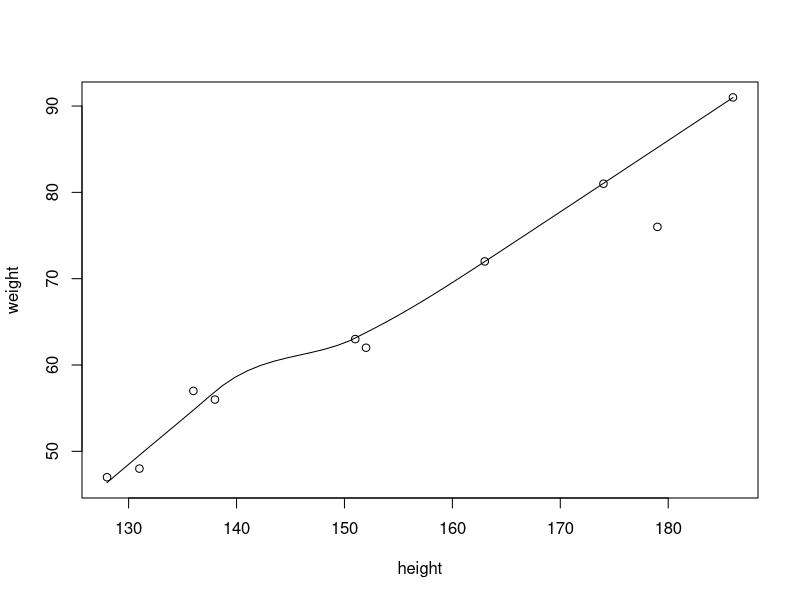
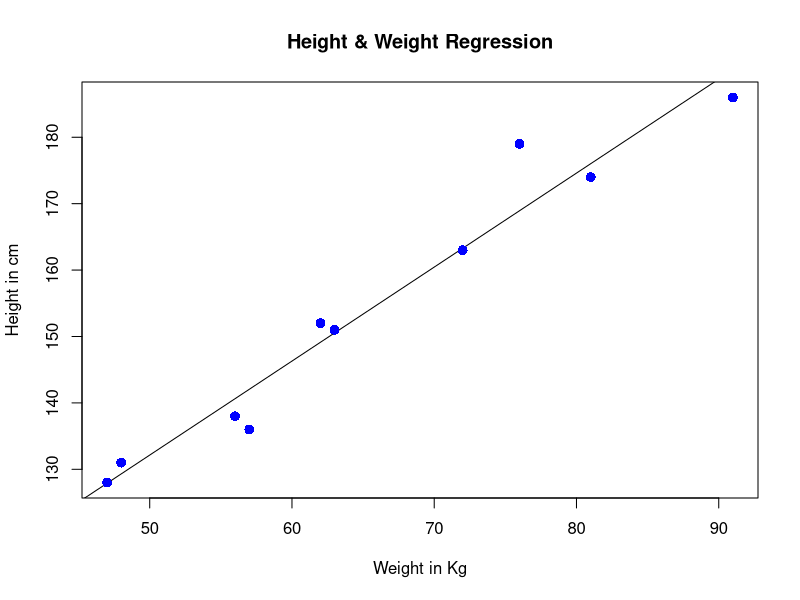

Generate these figures, in order, with R:
# lets predict weight based on height
height <- c(151, 174, 138, 186, 128, 136, 179, 163, 152, 131)
weight <- c(63, 81, 56, 91, 47, 57, 76, 72, 62, 48)

scatter.smooth(height, weight) 

# create a model
model <- lm(weight ~ height)
summary(model)

# use model to predict weight for some height paramrters
input_data = data.frame(height = c(190, 200))
predict(model, input_data)

plot(weight, height, col = "blue", main = "Height & Weight Regression",
    abline(lm(height~weight)), cex = 1.3, pch = 16, xlab = "Weight in Kg", ylab = "Height in cm")

# try with additional parameter age
age <- c(20, 45, 19, 30, 13, 21, 40, 41, 25, 19)

model2 <- lm(weight ~ height + age)
summary(model2)
predict(model2, data.frame(height = c(190, 200), age = c(30, 40)))
